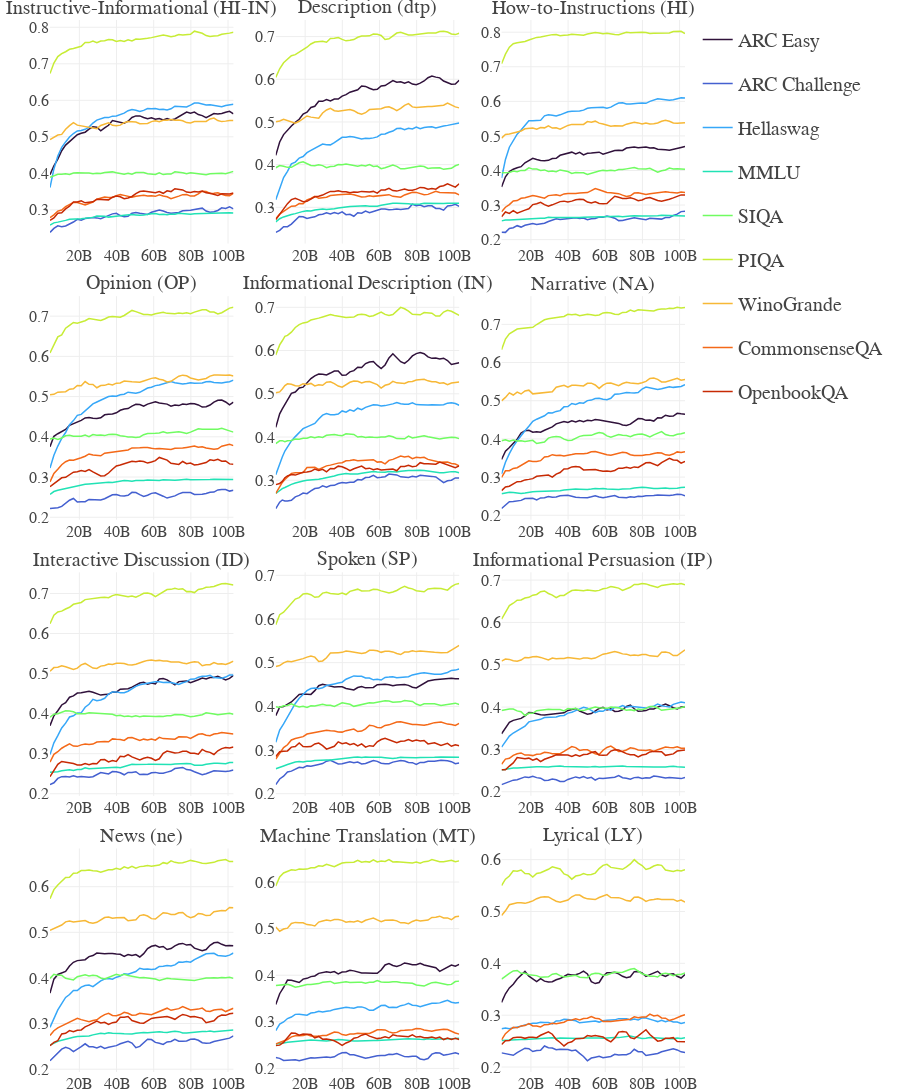

Write notebook code for a chart like this one.
### Markdown cell above
## Line plots, separated register

### Code cell
def plot_per_register(df, figname="plot"):
    global benchmark_name_map
    global register_name_map
    global vanilla_registers
    fig = make_subplots(
        rows=4, cols=3, 
        subplot_titles=[register_name_map[v] for v in vanilla_registers],
        vertical_spacing=0.05,  # Adjust space between subplots
        #horizontal_spacing=0.08
    )
    c_map = create_colormap()
    benchmarks = benchmark_name_map.keys()
    # Loop over each accuracy metric and add traces to the subplots
    for i, register in enumerate(vanilla_registers):
        # these are for baseline presentations
        add_baseline_rectangle=False
        x0, y0, x1, y1 = (0,1,0,1)

        col = int(i%3)+1
        row = int(i/3) + 1  
        label_data = df[df.register == register] 
        #print(f"{register} on row {row} column {col}")
        #continue
        for bm in benchmarks:
            dash_type = "solid" #if register in combinations else "solid"
            fig.add_trace(
                go.Scatter(
                    x=label_data['tokens'], 
                    y=label_data[bm], 
                    mode='lines', 
                    showlegend=True if row==1 and col==1 else False,
                    name=f'{benchmark_name_map.get(bm, bm)}', 
                    legendgroup=f'{bm}',
                    line=dict(color=c_map[bm], width=1.5, dash=dash_type)
                ),
                row=row, col=col
            )
            if label_data.min(axis=0)[bm] < random_baselines[bm]: #results are worse than baseline
                add_baseline_rectangle = True 
                x0 = label_data['tokens'].iloc[0] # these are static
                x1 = label_data['tokens'].iloc[-1] # does not matter if they are changed multiple times :)
                y0 = label_data.min(axis=0)[bm] if label_data.min(axis=0)[bm] < y0 else y0
                y1 = random_baselines[bm] # this is also static
                #print(f"Adding baseline thingy on {label} and {accuracy_col}, {label_data.min(axis=0)[accuracy_col]} < {random_baselines[accuracy_col]}")
                
        if False: #add_baseline_rectangle:
            fig.add_shape(
                type="rect",
                x0=x0, 
                x1=x1,
                y0=y0,
                y1=y1,
                fillcolor="gray",
                line_color="gray",
                opacity=0.2,
                row=row, col=col
                )
                
                

    # Update layout for better appearance
    fig.update_layout(
        title="",#"Accuracy Metrics by Task and Register",
        height=1300,  # Adjust the height of the plot
        width=900,
        font=dict(family="Computer Modern", size=16),
        legend_font_size=20,
        title_font_size=20,
        #title_font_size=40,
        showlegend=True,  # Show legend
        template="none",
        legend_tracegroupgap=15,
        margin=dict(l=50, r=50, t=20, b=20)
    )
    fig.update_annotations(font_size=20) #subplot titles are annotations
    #fig.write_image(f"sampolle/{figname}.png", scale=3)


    # Show the plot
    fig.show()

plot_per_register(df_rolled, figname="per_register")
